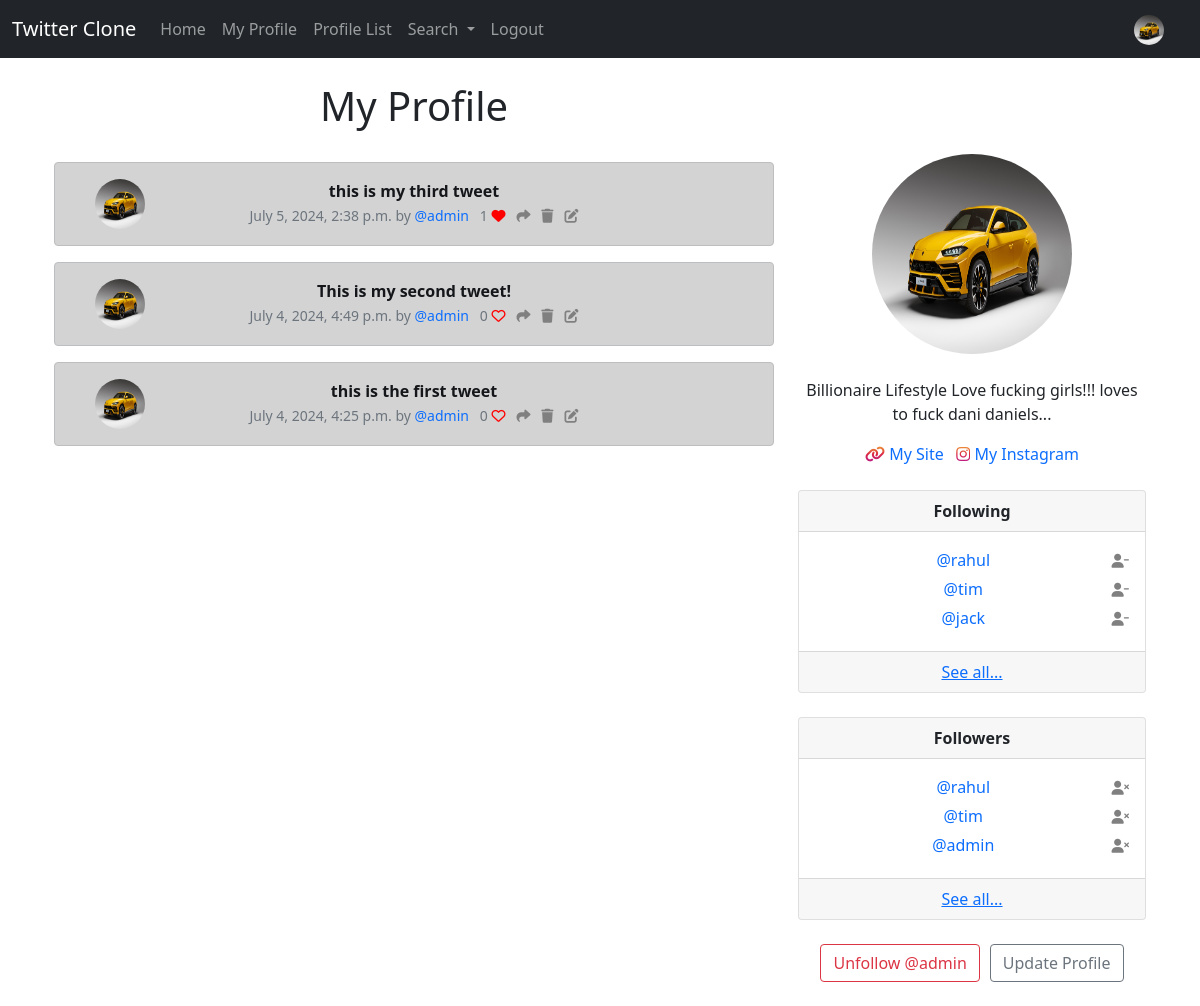
/profile/1/ (signed in), run on the app's committed database.
### twitter/models.py (models this page shows, shortened)
class Profile(models.Model):
    class Meta:
        verbose_name_plural = 'Profiles'
    def __str__(self) -> str:
        return self.user.username
    PUBLIC = 'public'
    PRIVATE = 'private'
    ACCOUNT_CHOICES = [
        (PUBLIC, 'Public'),
        (PRIVATE, 'Private'),
    ]
    user = models.OneToOneField(User, on_delete=models.CASCADE)
    follows = models.ManyToManyField("self",
        related_name="followed_by",
        symmetrical=False,
        blank=True)
    date_modified = models.DateTimeField(User, auto_now=True)
    profile_image = models.ImageField(null=True, blank=True, upload_to='images/')
    profile_bio = models.CharField(null=True, blank=True, max_length=200)
    website_link = models.URLField(null=True, blank=True, max_length=200)
    instagram_link = models.URLField(null=True, blank=True, max_length=200)
    account_type = models.CharField(
        max_length=10,
        choices=ACCOUNT_CHOICES,
        default=PUBLIC,
    )

class Tweet(models.Model):
    class Meta:
        verbose_name_plural = 'Tweets'
    def number_of_likes(self):
        return self.likes.count()
    user = models.ForeignKey(
        User, related_name='tweets', on_delete=models.CASCADE
    )
    body = models.CharField(max_length=200)
    created_at = models.DateTimeField(auto_now_add=True)
    modified_at = models.DateTimeField(auto_now=True)
    likes = models.ManyToManyField(User, related_name='tweet_like', blank=True)

### twitter/views.py (the view, shortened to what this page needs)
# urls.py: path('profile/<int:pk>/', views.profile, name='profile'),
def profile(request, pk):
    if request.user.is_authenticated:
        profile = Profile.objects.get(user_id=pk)
        tweets = Tweet.objects.filter(user_id=pk).order_by('-created_at')
        context = {
                    'profile': profile,
                    'tweets': tweets,
                }
        return render(request, 'profile.html', context=context)
    else:
        messages.error(request, ("You must be logged in!"))
        return redirect('twitter:home')

### twitter/templates/profile.html (shortened to what this page needs)
{% extends "base.html" %}
{% load static %}
{% block content %}
    {% if profile %}
        <div class="container text-center">
            <div class="row">
                <div class="col-8">
                    {% if request.user.id == profile.user.id %}
                        <h1>My Profile</h1>
                    {% else %}
                        <h1>{{profile.user.username|title}}'s Profile</h1>
                    {% endif %}
                    <br>
                    {% if tweets %}
                        {% for tweet in tweets %}
                            <div class="alert alert-dark" role="alert">
                                <div class="container">
                                    <div class="row">
                                        <div class="col-1">
                                            {% if profile.profile_image %}
                                                <img src="{{profile.profile_image.url}}" class="rounded-circle" alt="profile image" width="50px" height="50px" draggable="false" oncontextmenu="return false;">
                                            {% else %}
                                                <img src="{% static "images/user.jpg" %}" class="rounded-circle" alt="Profile Image" width="50px" height="50px" draggable="false" oncontextmenu="return false;">
                                            {% endif %}
                                        </div>
                                        <div class="col-10">
                                            <strong>{{tweet.body}}</strong><br>
                                            <small class="text-muted">
                                                {{tweet.created_at}} by <a href="{% url "twitter:profile" request.user.id %}" style="text-decoration: none;">@{{tweet.user}}</a>
                                                {{tweet.number_of_likes}}
                                                {% if not user in tweet.likes.all %}
                                                    <a href="{% url "twitter:tweet_like" tweet.id %}" style="text-decoration: none; color:red;">
                                                        <i class="fa fa-heart-o"></i>
                                                    </a>
                                                {% else %}
                                                    <a href="{% url "twitter:tweet_like" tweet.id %}" style="text-decoration: none; color:red;">
                                                        <i class="fa-solid fa-heart"></i>
                                                    </a>
                                                {% endif %}
                                                <a href="{% url "twitter:tweet_share" tweet.id %}" style="text-decoration: none; color:gray;">
                                                    <i class="fa-solid fa-share"></i>
                                                </a>
                                                {% if request.user.username == tweet.user.username %}
                                                <a href="{% url "twitter:delete_tweet" tweet.id %}" style="text-decoration: none; color:gray;">
                                                    <i class="fa-solid fa-trash"></i>
                                                </a>
                                                <a href="{% url "twitter:edit_tweet" tweet.id %}" style="text-decoration: none; color:gray;">
                                                    <i class="fa-solid fa-edit"></i>
                                                </a>
                                                {% endif %}
                                            </small>
                                        </div>
                                    </div>
                                </div>
                            </div>
                        {% endfor %}
                    {% else %}
                            <h3>No Tweets!</h3>
                    {% endif %}
                </div>
                <div class="col-4">
                    <br><br><br>
                    {% if profile.profile_image %}
                        <img src="{{profile.profile_image.url}}" class="rounded-circle" alt="profile image" width="200px" height="200px" draggable="false" oncontextmenu="return false;">
                        <br>
                    {% else %}
                        <img src="{% static "images/user.jpg" %}" class="rounded-circle" alt="Profile Image" width="200px" height="200px" draggable="false" oncontextmenu="return false;">
                        <br>
                    {% endif %}
                    {% if profile.profile_bio %}
                        <p style="white-space: pre-line;">
                            {{ profile.profile_bio }}
                        </p>
                    {% endif %}
                    {% if profile.website_link %}
                        <a href="{{profile.website_link}}" target="_blank" style="text-decoration: none;" class="link-color">
                            <i class="fa-solid fa-link instagram-icon"></i> My Site
                        </a>
                    {% endif %}
                    {% if profile.instagram_link %}
                        <a href="{{profile.instagram_link}}" target="_blank" style="text-decoration: none;" class="link-color">
                            <i class="fa fa-instagram instagram-icon"></i> My Instagram
                        </a>
                        <br><br>
                    {% endif %}
                    <div class="card">
                        <div class="card-header">
                            <strong>Following</strong>
                        </div>
                        <div class="card-body">
                        {% if profile.follows.all %}
                            {% for following in profile.follows.all|slice:3 %}
                                <div style="display: flex; align-items: center; justify-content: space-between; margin-bottom: 5px">
                                    <div style="flex-grow: 1; text-align: center;">
                                        <a href="{% url 'twitter:profile' following.user.id %}" style="text-decoration: none;">
                                            @{{ following }}
                                        </a>
                                    </div>
                                    {% if request.user.id == profile.user.id %}
                                        <div>
                                            <a href="{% url 'twitter:unfollow' following.user.id %}">
                                                <i class="fas fa-user-minus small" style="color: gray;"></i>
                                            </a>
                                        </div>
                                    {% endif %}
                                </div>
                            {% endfor %}
                        {% else %}
                            No users found
                        {% endif %}
                        </div>
                        <div class="card-footer">
                            <a href="{% url "twitter:following" profile.user.id %}">
                                See all...
                            </a>
                        </div>
                    </div>
                    <br/>
                    <div class="card">
                        <div class="card-header">
                            <strong>Followers</strong>
                        </div>
                        <div class="card-body">
                            {% if profile.followed_by.all %}
                                {% for following in profile.followed_by.all|slice:3 %}
                                    <div style="display: flex; align-items: center; justify-content: space-between; margin-bottom: 5px">
                                        <div style="flex-grow: 1; text-align: center;">
                                            <a href="{% url "twitter:profile" following.user.id %}" style="text-decoration: none;">
                                                @{{following}}
                                            </a>
                                        </div>
                                        {% if request.user.id == profile.user.id %}
                                            <div>
                                                {% if following in profile.follows.all %}
                                                    <a href="{% url 'twitter:remove-follower' following.user.id %}">
                                                        <i class="fas fa-user-times small" style="color: gray;"></i>
                                                    </a>
                                                {% else %}
                                                    <a href="{% url 'twitter:follow' following.user.id %}">
                                                        <i class="fas fa-user-plus small" style="color: gray;"></i>
                                                    </a>
                                                {% endif %}
                                            </div>
                                        {% endif %}
                                    </div>
                                {% endfor %}
                            {% else %}
                                No users found
                            {% endif %}
                        </div>
                        <div class="card-footer">
                            <a href="{% url "twitter:followers" profile.user.id %}" style="">
                                See all...
                            </a>
                        </div>
                    </div>
                    <br/>
                    <div style="display: flex; justify-content: center;">
                        <div style="display: flex; gap: 10px;">
                            <form method="POST" style="display: inline;">
                                {% if profile in user.profile.follows.all %}
                                    <button class="btn btn-outline-danger" name="follow" value="unfollow" type="submit">
                                        Unfollow @{{profile.user.username|lower}}
                                    </button>
                                {% else %}
                                    <button class="btn btn-outline-success" name="follow" value="follow" type="submit">
                                        Follow @{{profile.user.username|lower}}
                                    </button>
                                {% endif %}
                            </form>
                            {% if request.user.id == profile.user.id %}
                                <a href="{% url "twitter:update_user" %}" class="btn btn-outline-secondary" style="display: inline;">Update Profile</a>
                            {% endif %}
                        </div>
                    </div>
                </div>
            </div>
        </div>
        <br>
    {% endif %}
{% endblock content %}

### twitter/templates/navbar.html (shortened to what this page needs)
{% load static %}
<nav class="navbar navbar-expand-lg navbar-dark bg-dark">
    <div class="container-fluid">
      <a class="navbar-brand" href="{% url "twitter:home" %}">Twitter Clone</a>
      <div class="collapse navbar-collapse" id="navbarSupportedContent">
        <ul class="navbar-nav me-auto mb-2 mb-lg-0">
          <li class="nav-item">
            <a class="nav-link" href="{% url "twitter:home" %}">Home</a>
          </li>
          {% if request.user.is_authenticated %}
            <li class="nav-item">
              <a class="nav-link" href="{% url "twitter:profile" pk=request.user.pk %}">My Profile</a>
            </li>
            <li class="nav-item">
              <a class="nav-link" href="{% url "twitter:profile_list" %}">Profile List</a>
            </li>
            <li class="nav-item dropdown">
              <a class="nav-link dropdown-toggle" href="#" id="navbarDropdown" role="button" data-bs-toggle="dropdown" aria-expanded="false">
                Search
              </a>
            </li>
            <li>
              <a class="nav-link" href="{% url "twitter:logout" %}">Logout</a>
            </li>
          {% endif %}
        </ul>
        {% if user.is_authenticated %}
            <ul class="navbar-nav ml-auto">
              <li class="nav-link navbar-brand">
                {% if user.profile.profile_image %}
                    <a href="{% url "twitter:profile" request.user.id %}" draggable="false">
                        <img src="{{user.profile.profile_image.url}}" class="rounded-circle" alt="profile image" width="30px" height="30px" draggable="false" oncontextmenu="return false;">
                    </a>
                {% else %}
                    <a href="{% url "twitter:profile" request.user.id %}" draggable="false">
                        <img src="{% static "images/user.jpg" %}" class="rounded-circle" alt="Profile Image" width="30px" height="30px" draggable="false" oncontextmenu="return false;">
                    </a>
                {% endif %}
              </li>
            </ul>
        {% endif %}
      </div>
    </div>
  </nav>

### data on the page
Tweet: profile_image (picture), body "this is my third tweet", created_at "July 5, 2024, 2:38 p.m.", user "admin", number_of_likes "1"
Tweet: profile_image (picture), body "This is my second tweet!", created_at "July 4, 2024, 4:49 p.m.", user "admin", number_of_likes "0"
Tweet: profile_image (picture), body "this is the first tweet", created_at "July 4, 2024, 4:25 p.m.", user "admin", number_of_likes "0"
Profile: profile_image (picture), profile_bio "Billionaire Lifestyle Love fucking girls!!! loves to fuck dani daniels...", user.username "admin"
Profile: user.username "rahul"
Profile: user.username "tim"
Profile: user.username "jack"
